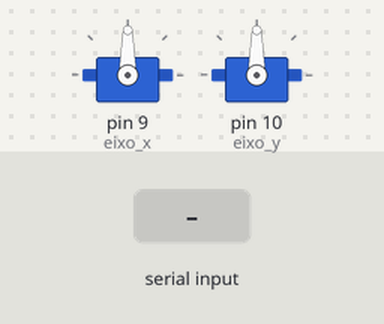
A sketch run on a simulated Arduino Uno, built with avr-gcc and run on an emulated ATmega328P. On the bench: 2 × servo. Inputs (shaded band) come from the test bench.

Above: at 1.2 s.
1.3 s: "X90\n" received over Serial
At 2.2 s:
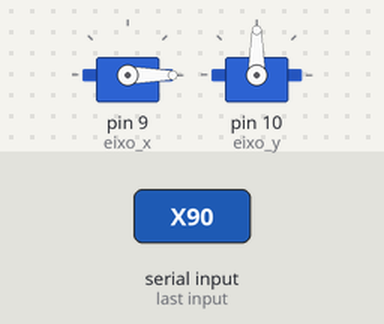
Timing chart, 0 to 4.3 s (numbered marks = the images above; inputs shaded):
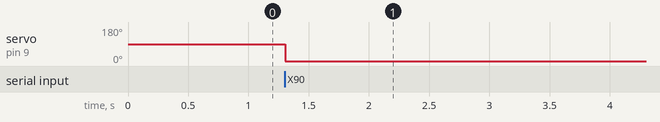

Measured:
- after the input at 1.3 s, servo on pin 9 (eixo_x): 90° → 0° at once

The sketch:

ArduinoCode.ino
```cpp
//Inclusão da biblioteca para servo motores
#include <Servo.h>

//Cria os dois servo motores
Servo eixo_x;
Servo eixo_y;

// Cria as variáveis referente as posições dos dois servo motores
int angulo_x = 90;
int angulo_y = 90;

void setup() {
  //Coloca o servo do eixo X no pino 9 e do eixo Y no pino 10
  eixo_x.attach(9);
  eixo_y.attach(10);
  eixo_x.write(angulo_x);
  eixo_y.write(angulo_y);

  //Inicializa a comunicação serial
  Serial.begin(9600);
}

void loop() {
  //Verificando se existem dados na porta serial
  while(Serial.available()>0)
  {
    //Testa o começo da mensagem
    if(Serial.read() == 'X')
    {
      angulo_x = Serial.parseInt();
      eixo_x.writeMicroseconds(angulo_x);

      while(Serial.available()>0)
      {
        if(Serial.read() == 'Y')
        {
          angulo_y = Serial.parseInt();
          eixo_y.writeMicroseconds(angulo_y);

          while(Serial.available()>0)
          {
            Serial.read();
          }
        }
      }
    }
  }
}
```
